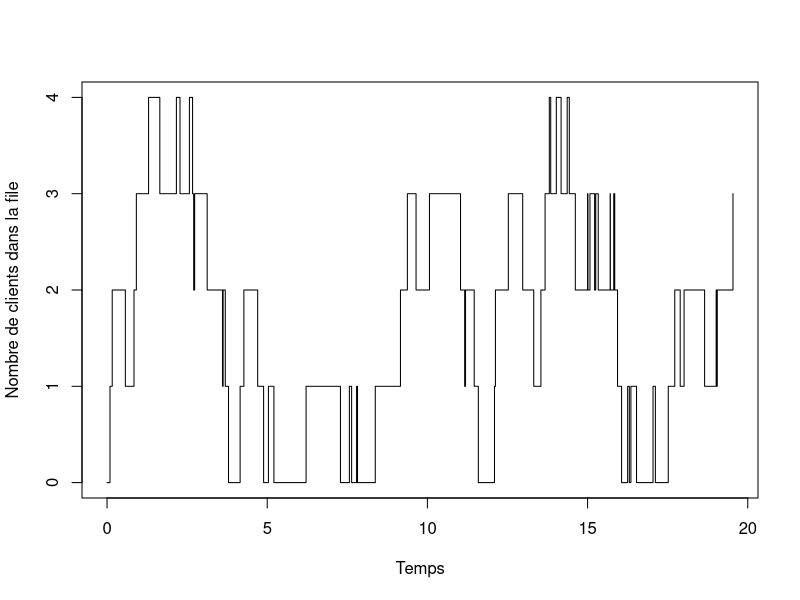

Generate this figure with R: (Note: a time limit stopped this script after it produced the figure.)
set.seed(0)
# Paramètres du modèle
temps_total = 20
lambda = 2
mu = 3

# Initialisation
liste_temps = array(dim = 0)
nombre_clients = array(dim = 0)

# Variable temporaire pour la file
nombre_clients_actuel = 0
temps = 0

# Simulation
while (temps < temps_total) {
  liste_temps = append(liste_temps, temps)
  nombre_clients = append(nombre_clients, nombre_clients_actuel)
  
  temps_arrivee = rexp(1, lambda)
  temps_service = rexp(1, mu)
  
  if (nombre_clients_actuel > 0) {
    if (temps_arrivee < temps_service) {
      temps = temps + temps_arrivee
      nombre_clients_actuel = nombre_clients_actuel + 1
    } else {
      if (temps_arrivee != temps_service){
        nombre_clients_actuel = nombre_clients_actuel - 1
      }
      temps = temps + temps_service
    }  
  } else {
    temps = temps + temps_arrivee
    nombre_clients_actuel = nombre_clients_actuel + 1
  }
}

# Graphique
plot(liste_temps,nombre_clients, type = "s", xlab = "Temps", ylab = "Nombre de clients dans la file")


# Question 2
T <- seq(0, 500, by = 5)
file_simple <- function(temps_total){
  temps_arrivee <- array(dim = 1)
  temps_service <- array(dim = 1)
  
  # Remplir le tableau des temps d'arrivée
  temps_arrivee[1] <- rexp(1, lambda)
  t <- temps_arrivee[1]
  i <- 2
  while(t < temps_total){
    tmp <- rexp(1, lambda)
    if (tmp + t < temps_total)
      temps_arrivee <- append(temps_arrivee, tmp + t)
    t <- tmp + t
    i <- i + 1
  }
  
  # Remplir le tableau des temps de service
  temps_service[1] <- rexp(1, mu)
  t <- temps_service[1]
  i <- 2
  while(t < temps_total){
    tmp <- rexp(1, mu)
    if (tmp + t < temps_total)
      temps_service <- append(temps_service, tmp + t)
    t <- tmp + t
    i <- i + 1
  }
  
  # Initialiser les vecteurs à tracer
  N <- array(dim = 1)
  temps <- array(dim = 1)
  N[1] <- 0
  temps[1] <- 0
  
  # Construire les vecteurs à tracer à partir des temps d'arrivée et de service
  i <- 1
  j <- 1
  k <- 2
  while (!is.na(temps_arrivee[i]) && !is.na(temps_service[j])){
    
    # Un client arrive
    if (temps_arrivee[i] < temps_service[j]){
      temps <- append(temps, temps_arrivee[i])
      N <- append(N, N[k-1] + 1)
      i <- i + 1
    }
    
    # Un client est servi
    else if (temps_arrivee[i] > temps_service[j]){
      temps <- append(temps, temps_service[j])
      if (N[k-1] > 0)
        N <- append(N, N[k-1] - 1)
      else
        N <- append(N, N[k-1])
      j <- j + 1
    }
    
    # Service se termine en même temps que l'arrivée d'un client
    else if (temps_arrivee[i] == temps_service[j]){
      temps <- append(temps, temps_arrivee[i])
      N <- append(N, N[k-1])
      i <- i + 1
      j <- j + 1
    }
    
    k <- k + 1
  }
  
  # Terminer de parcourir les temps de service et d'arrivée
  while (!is.na(temps_arrivee[i])){
    temps <- append(temps, temps_arrivee[i])
    N <- append(N, N[k-1] + 1)
    i <- i + 1
    k <- k + 1
  }
  while (!is.na(temps_service[j])){
    temps <- append(temps, temps_service[j])
    if (N[k-1] > 0)
      N <- append(N, N[k-1] - 1)
    else
      N <- append(N, N[k-1])
    j <- j + 1
    k <- k + 1
  }
  
  # Dernier point à t = temps_total
  N <- append(N, N[k-1])
  temps <- append(temps, temps_total)
  
  interTime = array(dim=0)
  for (i in 1:length(temps)) {
    interTime = append(interTime, temps[i+1] - temps[i])
  }
  interTime[length(temps)] = 0
  return (weighted.mean(N, interTime))
}


moyenne_mm1 <- function(temps_total, nb_tests){
  q <- 0
  for (i in 1:nb_tests){
    q <- q + file_simple(temps_total)
  }
  return (q/nb_tests)
}
moy <- rep(0, length(T))
for (i in 1:length(T)) {
  if(i!=0){
    moy[i] <- moyenne_mm1(T[i],100);
  }
}
moy[0] <- 0;
rho = lambda / mu
theorique = (rho/(1-rho))
plot(T, moy, xlab="T (min)", ylab="Nombre de client moyen", main = "File M/M/1", col="blue", type="l")
lines(T, array(data=(theorique),dim=length(T)), col="red", type="l", lwd = 2, lty = 2)
legend("bottomright", legend=c("Moyenne mesurée", "Moyenne théorique"),col=c("blue", "red"), lty = 1:2, lwd=2)



lambda = 0
taux_service = 3
pas_lambda = 0.1

taux_utilisation = 0

file_theorique = array(dim=0)
taux_utilisation_theorique = array(dim=0)

file_pratique = array(dim=0)

plage = (taux_service/pas_lambda)-1
for (i in 1:plage) {
  lambda = lambda + pas_lambda
  taux_utilisation = lambda / taux_service
  q = (taux_utilisation/(1-taux_utilisation))
  taux_utilisation_theorique = append(taux_utilisation_theorique, taux_utilisation)
  file_theorique = append(file_theorique, q)
  
  max_t = 80
  nb_echantillon = 1000
  moy_clients_lambda = array(dim=0)
  
  for(t_actuel in 1:max_t) {
    moy_clients_t = array(dim=0)
    for(k in 1:nb_echantillon) {
      T = t_actuel
      instants = array(dim = 0)
      nb_clients_instant = array(dim = 0)
      
      nb_clients_actuel = 0
      t = 0
      
      while (t < T) {
        instants = append(instants, t)
        nb_clients_instant = append(nb_clients_instant, nb_clients_actuel)
        
        temps_arrivee = rexp(1, lambda)
        temps_service = rexp(1, taux_service)
        
        if (nb_clients_actuel > 0) {
          if (temps_arrivee < temps_service) {
            t = t + temps_arrivee
            nb_clients_actuel = nb_clients_actuel + 1
          } else {
            if (temps_arrivee != temps_service){
              nb_clients_actuel = nb_clients_actuel - 1
            }
            t = t + temps_service
          }  
        } else {
          t = t + temps_arrivee
          nb_clients_actuel = nb_clients_actuel + 1
        }
      }
      
      inter_temps = array(dim=0)
      for (i in 1:length(instants)) {
        inter_temps = append(inter_temps, instants[i+1]-instants[i])
      }
      inter_temps[length(instants)] = 0
      moy_clients = weighted.mean(nb_clients_instant, inter_temps)
      moy_clients_t = append(moy_clients_t, moy_clients)
    }
    moy_clients_lambda = append(moy_clients_lambda, cumsum(moy_clients_t)[length(moy_clients_t)]/length(moy_clients_t))
  }
  file_pratique = append(file_pratique, (cumsum(moy_clients_lambda)[length(moy_clients_lambda)]/length(moy_clients_lambda)))
  
}

plot(taux_utilisation_theorique, file_theorique, xlab="taux_utilisation", ylab="Q", main = "File M/M/1", col="blue", type="l")
lines(taux_utilisation_theorique, file_pratique, col="red", type="l", lwd = 2, lty = 2)
legend("topleft", legend=c("Moyenne théorique", "Moyenne mesurée"),col=c("blue", "red"), lty = 1:2, lwd=2)
